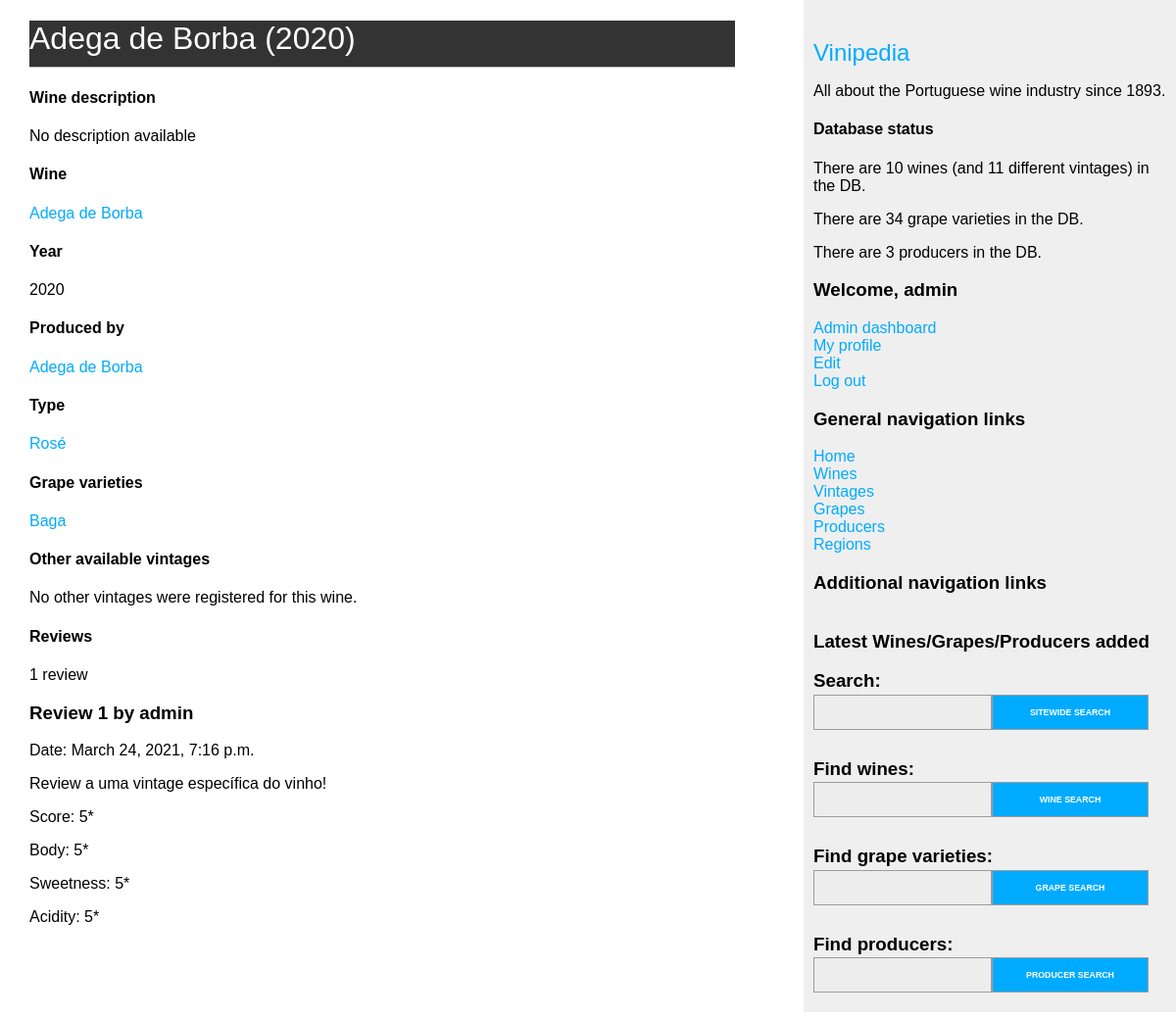
The page /vintages/7 (signed in) on the database its author committed.
### wines/models.py (models this page shows, shortened)
class Vintage(models.Model):
    wine = models.ForeignKey(Wine,
                             on_delete=models.CASCADE,
                             related_name='vintages')
    year = models.SmallIntegerField(null=True,
                                    blank=True,
                                    validators=[MinValueValidator(1700),
                                                MaxValueValidator(2050)])
    description = models.TextField(blank=True)
    image = models.ImageField(upload_to='vintages/%Y/%m/%d/', null=True, blank=True)
    alcohol_content = models.FloatField(null=True, blank=True,
                                    validators=[MinValueValidator(0),
                                                MaxValueValidator(100)])
    class Meta:
        unique_together = (('wine', 'year',),)
        ordering = ('wine', 'year')

class Wine(models.Model):
    WINE_TYPE_CHOICES = (
        ('white', 'White'),
        ('red', 'Red'),
        ('rosé', 'Rosé'),
        ('sparkling', 'Sparkling'),
        ('port', 'Port'),
        ('madeira', 'Madeira'),
        ('moscatel', 'Moscatel'),
    )
    name = models.CharField(max_length=100)
    producer = models.ForeignKey(
        Producer,
        on_delete=models.RESTRICT,
        related_name='wines'
    )
    grape_varieties = models.ManyToManyField(Grape,
                                    through='WineGrape',
                                    through_fields=('wine', 'grape'))
    type = models.CharField(max_length=9, choices=WINE_TYPE_CHOICES)
    description = models.TextField(blank=True)
    image = models.ImageField(upload_to='wines/%Y/%m/%d/', null=True, blank=True)
    origin = models.ForeignKey(Region,
                               on_delete=models.RESTRICT,
                               related_name='local_wines')
    class Meta:
        unique_together = (('name', 'type', 'producer',),)
        ordering = ('name',)
    def get_absolute_url(self):
        return reverse('wines:wine_detail',
                       args=[self.id])

class Producer(models.Model):
    name = models.CharField(max_length=100, unique=True)
    short_name = models.CharField(max_length=50, unique=True, null=True)
    origin = models.ForeignKey(Region,
                               on_delete=models.RESTRICT,
                               related_name='local_producers')
    presence = models.ManyToManyField(Region,
                                      through='ProducerRegion',
                                      through_fields=('producer', 'region'))
    description = models.TextField(blank=True)
    image = models.ImageField(upload_to='producers/%Y/%m/%d/', null=True, blank=True)
    website = models.URLField(null=True, blank=True)
    email = models.EmailField(null=True, blank=True)
    class Meta:
        ordering = ('name',)
    def __str__(self):
        return self.name
    def get_absolute_url(self):
        return reverse('wines:producer_detail',
                       args=[self.id])

class Grape(models.Model):
    class Tannin(models.IntegerChoices):
        VERY_WEAK = 1
        WEAK = 2
        MEDIUM = 3
        STRONG = 4
        VERY_STRONG = 5
    GRAPE_TYPE_CHOICES = (
        ('white', 'White'),
        ('red', 'Red'),
    )
    name = models.CharField(max_length=100, unique=True)
    origin = models.ForeignKey(Region,
                               on_delete=models.RESTRICT,
                               related_name='grapes',
                               null=True,
                               blank=True)
    type = models.CharField(max_length=5, choices=GRAPE_TYPE_CHOICES)
    description = models.TextField(blank=True)
    image = models.ImageField(upload_to='grapes/%Y/%m/%d/', null=True, blank=True)
    tannin = models.IntegerField(choices=Tannin.choices, null=True)
    class Meta:
        ordering = ('name',)

class Review(models.Model):
    validators = [MinValueValidator(0), MaxValueValidator(10)]
    wine = models.ForeignKey(
        Wine,
        on_delete=models.CASCADE,
        related_name='reviews'
    )
    vintage = models.ForeignKey(
        Vintage,
        on_delete=models.CASCADE,
        related_name='reviews',
        null=True,
        blank=True
    )
    user = models.ForeignKey(
        User,
        on_delete=models.CASCADE,
        related_name='reviews'
    )
    text = models.TextField()
    score = models.PositiveSmallIntegerField(default=5, validators=validators)
    sweetness = models.PositiveSmallIntegerField(default=5, validators=validators)
    body = models.PositiveSmallIntegerField(default=5, validators=validators)
    acidity = models.PositiveSmallIntegerField(default=5, validators=validators)
    published_on = models.DateTimeField(auto_now_add=True)
    updated = models.DateTimeField(auto_now=True)
    active = models.BooleanField(default=True)
    class Meta:
        constraints = [
            models.UniqueConstraint(fields=['wine', 'vintage', 'user'],
                                    name='wine_vintage_user_constraint'),
            models.UniqueConstraint(fields=['wine', 'user'],
                                    condition=models.Q(vintage=None),
                                    name='wine_user_vintagenull_constraint'),
        ]
        ordering = ('published_on',)

### wines/views.py (the view)
# urls.py: path('vintages/<int:id>', views.vintage_detail, name='vintage_detail'),
def vintage_detail(request, id):
    vintage = get_object_or_404(Vintage, id=id)
    new_review = None
    if request.method == 'POST':
        review_form = ReviewForm(data=request.POST)
        if review_form.is_valid():
            new_review = review_form.save(commit=False)
            new_review.wine = vintage.wine
            new_review.vintage = vintage
            new_review.user_id = request.user.id
            new_review.save()
            return redirect(vintage)
    elif request.method == 'GET':
        reviewed_already_by_this_user = Review.objects.filter(vintage=vintage,
                                                              user=request.user).count()
        if not reviewed_already_by_this_user:
            review_form = ReviewForm()
        else:
            review_form = None
    return render(request,
                  'wines/vintage/detail.html',
                  {'vintage': vintage,
                   'review_form': review_form,
                   'reviewed_already_by_this_user': reviewed_already_by_this_user})

### wines/forms.py
class SearchForm(forms.Form):
    query = forms.CharField(max_length=100, label='')

### wines/templatetags/wine_tags.py (called while the page is built)
@register.simple_tag
def total_wines_registered():
    return Wine.objects.count()

@register.simple_tag
def total_vintages_registered():
    return Vintage.objects.count()

@register.simple_tag
def total_grapes_registered():
    return Grape.objects.count()

@register.simple_tag
def total_producers_registered():
    return Producer.objects.count()

@register.inclusion_tag('wines/search_bar.html')
def show_sitewide_search_form():
    search_form = SearchForm()
    return {"search_form": search_form}

@register.inclusion_tag('wines/wine/search_bar.html')
def show_wines_search_form():
    search_form = SearchForm()
    return {"search_form": search_form}

@register.inclusion_tag('wines/grape/search_bar.html')
def show_grapes_search_form():
    search_form = SearchForm()
    return {"search_form": search_form}

@register.inclusion_tag('wines/producer/search_bar.html')
def show_producers_search_form():
    search_form = SearchForm()
    return {"search_form": search_form}

### wines/templates/wines/vintage/detail.html (shortened to what this page needs)
{% extends "wines/base.html" %}
{% load static %}
{% block content %}
<div id="wine_details">
{% if vintage.year != None %}
    <h1>{{ vintage.wine.name }} ({{ vintage.year }})</h1>
{% else %}
    <h1>{{ vintage.wine.name }} (N.V.)</h1>
{% endif %}
</div>
<h4>Wine description</h4>
{% if vintage.wine.description %}
<p>{{ vintage.wine.description }}</p>
{% else %}
<p>No description available</p>
{% endif %}
<h4>Wine</h4>
<p>
    <a href="{{ vintage.wine.get_absolute_url }}">{{ vintage.wine.name|capfirst }}</a>
</p>
<h4>Year</h4>
<p>{{ vintage.year }}</p>
<h4>Produced by</h4>
<p>
    <a href="{{ vintage.wine.producer.get_absolute_url }}">{{ vintage.wine.producer|capfirst }}</a>
</p>
<h4>Type</h4>
<p>
    <a href="{% url 'wines:wines_per_type' vintage.wine.type %}">{{ vintage.wine.type|capfirst }}</a>
</p>
<h4>Grape varieties</h4>
{% for grape in vintage.wine.grape_varieties.all %}
<p>
    <a href="{% url 'wines:grape_detail' grape.id %}">{{ grape.name|capfirst }}</a>
</p>
{% empty %}
<p class="info">No grape information was registered for this wine.</p>
{% endfor %}
<h4>Other available vintages</h4>
{% if vintage.wine.vintages.all|length > 1 %}
    {% for wine_vintage in vintage.wine.vintages.all %}
        {% if wine_vintage != vintage %}
        <p>
            <a href="{% url 'wines:vintage_detail' wine_vintage.id %}">{{ wine_vintage.year }}</a>
        </p>
        {% endif %}
    {% endfor %}
{% else %}
<p class="info">No other vintages were registered for this wine.</p>
{% endif %}
<h4>Reviews</h4>
{% with vintage.reviews.count as total_reviews %}
<p>
  {{ total_reviews }} review{{ total_reviews|pluralize }}
</p>
{% endwith %}
{% for review in vintage.reviews.all %}
  <div class="review">
    <p class="info">
      <h3>
      Review {{ forloop.counter }} by {{ review.user }}
      </h3>
    </p>
    <p>Date: {{ review.published_on }}</p>
    <p>{{ review.text|linebreaks }}</p>
    <p class="score">Score: {{ review.score }}*</p>
    <p class="score">Body: {{ review.body }}*</p>
    <p class="score">Sweetness: {{ review.sweetness }}*</p>
    <p class="score">Acidity: {{ review.acidity }}*</p>
  </div>
{% empty %}
    <p class="info">There are no reviews yet.</p>
{% endfor %}
{% endblock %}

### wines/templates/wines/base.html (shortened to what this page needs)
{% load wine_tags %}
{% load static %}
<!DOCTYPE html>
<html>
<head>
  <link href="{% static 'css/wines.css' %}" rel="stylesheet">
</head>
<body>
  <div id="content">
    {% block content %}
    {% endblock %}
  </div>
  <div id="sidebar">
    <h2>
      <a href="/">Vinipedia</a>
    </h2>
    <p>All about the Portuguese wine industry since 1893.</p>
    <h4>Database status</h4>
    <p>There are {% total_wines_registered %} wines (and {% total_vintages_registered %} different vintages) in the DB.</p>
    <p>There are {% total_grapes_registered %} grape varieties in the DB.</p>
    <p>There are {% total_producers_registered %} producers in the DB.</p>
    {% if request.user.is_authenticated %}
      <h3>
        Welcome, {{request.user.username}}
      </h3>
      <div class="container-vertical">
        {% if request.user.is_superuser %}
        <a href="{% url 'admin:index' %}">Admin dashboard</a>
        {% endif %}
        <a href="{% url 'accounts:profile' profile_id=request.user.profile.id %}">My profile</a>
        <a href="{% url 'accounts:edit' %}">Edit</a>
        <a href="{% url 'accounts:logout' %}">Log out</a>
      </div>
    {% else %}
      <a href="{% url 'accounts:login' %}">Log in</a>
      <a href="{% url 'accounts:register' %}">Register</a>
    {% endif %}
    <div class="container-vertical">
      <h3>General navigation links</h3>
      <a href="/">Home</a>
      <a href="{% url 'wines:wine_list' %}">Wines</a>
      <a href="{% url 'wines:vintage_list' %}">Vintages</a>
      <a href="{% url 'wines:grape_list' %}">Grapes</a>
      <a href="{% url 'wines:producer_list' %}">Producers</a>
      <a href="{% url 'wines:region_list' %}">Regions</a>
      <h3>Additional navigation links</h3>
    </div>
    <h3>Latest Wines/Grapes/Producers added</h3>
    <h3>Search:</h3>
    <div class="container adjust_margin">{% show_sitewide_search_form %}</div>
    <h3>Find wines:</h3>
    <div class="container adjust_margin">{% show_wines_search_form %}</div>
    <h3>Find grape varieties:</h3>
    <div class="container adjust_margin">{% show_grapes_search_form %}</div>
    <h3>Find producers:</h3>
    <div class="container adjust_margin">{% show_producers_search_form %}</div>
  </div>
</body>
</html>

### wines/static/css/wines.css (style rules this page uses)
body { margin:0; padding:0; font-family:helvetica, sans-serif; }
a { color:#00abff; text-decoration:none; }
h1 { font-weight:normal; border-bottom:1px solid #bbb; padding:0 0 10px 0; }
h2 { font-weight:normal; margin:30px 0 0; }
#content { float:left; width:60%; padding:0 0 0 30px; }
#sidebar { float:right; width:30%; padding:10px; background:#efefef; height:100%; }
input, textarea { clear:both; float:left; margin:0 0 10px; background:#dcdcdc; border:0; padding:6px 10px; font-size:12px; }
#wine_details { box-sizing: border-box; padding:0 0 0 0; background-color: #333; color: rgba(255,255,255,0.8); }
#wine_details h1 { color: #fff; }
#sidebar input, #sidebar textarea { clear: both; float: left; margin: 0 0 10px; background: #ededed; border: 1px solid #a09b9b; padding: 6px 10px; font-size: 1.2rem; width: 10rem; }
.container { display: flex; width: 100%; }
.container-vertical { display: flex; flex-direction: column; width: 100%; }
.adjust_margin { margin-top: -2rem; margin-bottom: -1rem; }

### rows shown on the page
Vintage: wine.name "Adega de Borba", year "2020", wine.producer "Adega de Borba", wine.type "Rosé"
Grape: name "Baga"
Review: user "admin", published_on "March 24, 2021, 7:16 p.m.", text "Review a uma vintage específica do vinho!", score "5", body "5", sweetness "5", acidity "5"

### other values the page prints
{{ total_reviews }} "1"
{{ request.user.username }} "admin"
